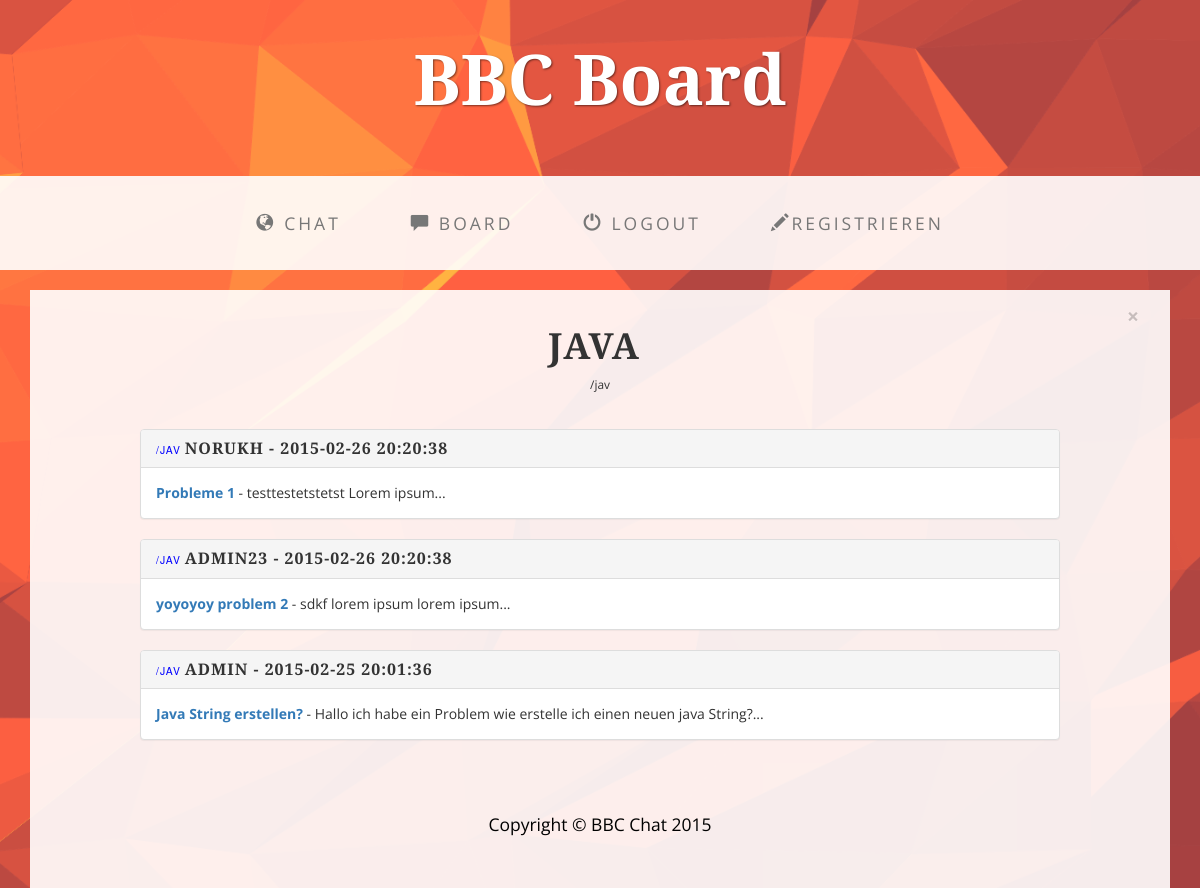
/thema.php?id=jav, run on the app's committed database.
### tables this page shows
CREATE TABLE IF NOT EXISTS `kapitel` (
`id` int(11) NOT NULL,
  `name` varchar(30) NOT NULL,
  `pfad` varchar(3) NOT NULL,
  `fachrichtung` char(1) NOT NULL
);

CREATE TABLE IF NOT EXISTS `thread` (
`id` int(11) NOT NULL,
  `kapitel_id` int(11) NOT NULL,
  `user` varchar(50) NOT NULL,
  `titel` varchar(200) NOT NULL,
  `frage` text NOT NULL,
  `time` timestamp NOT NULL DEFAULT CURRENT_TIMESTAMP
);

### thema.php (the view, shortened to what this page needs)
<?php
include_once 'ressources/config.php';
if (isset ( $_GET ["id"] ) && $_GET ["id"] != null) {
	$id = $_GET ["id"];
} else {
	header ( "Location: index.php" );
}
$query = "select * from kapitel where pfad='$id'";
$kapdaten = $mysqli->query ( $query );
$row = $kapdaten->fetch_array ();
$query = "SELECT t.id, t.kapitel_id, user, titel, frage, time, k.name as kapitel,
k.pfad as pfad FROM thread as t JOIN kapitel as k ON t.kapitel_id=k.id where k.pfad = '$id' order by time DESC ";
$thrdaten = $mysqli->query ( $query );
?>
<html lang="en">
<head>
<link href="css/bootstrap.min.css" rel="stylesheet">
<link href="css/business-casual.css" rel="stylesheet">
</head>
<body>
	<div class="brand">
		<a href="index.php">BBC Board</a>
	</div>
	<div class="address-bar"></div>
	<?php
	include_once 'ressources/menu.php';
	?>
    <div class="container">
		<div class="col-lg-12">
			<div class="row">
				<div style="height: 20px;">
					<div class="col-lg-12 text-center">
						<div class="fade in alert" role="alert">
							<button type="button" class="close" data-dismiss="alert"
								aria-label="Close">
								<span aria-hidden="true">&times;</span>
							</button>
							<h1><?php echo $row["name"]; ?></h1>
							<small><?php echo "/" . $row["pfad"]; ?></small>
						</div>
					</div>
				</div>
			</div>
			<div class="row">
				<div class="col-lg-1"></div>
				<div class="col-lg-10">
				<?php while($row2 = $thrdaten->fetch_array()) { ?>
					<div class="panel panel-default">
						<div class="panel-heading">
							<h3 class="panel-title">
								<small style="color: blue;"><?php echo "/" . $row2['pfad'] . " "; ?></small><?php echo $row2['user'] . " - " . $row2['time']; ?></h3>
						</div>
						<div class="panel-body">
							<a href="thread.php?id=<?php echo $row2['id'] ?>"> <strong><?php echo $row2["titel"]; ?></strong></a>
								<?php echo " - " . substr($row2['frage'], 0, 100) . "..."; ?>
							</div>
					</div>
				<?php } ?>
			</div>
				<div class="col-lg-1"></div>
			</div>
		</div>
		<footer>
			<div class="row">
				<div class="col-lg-12 text-center">
					<div class="footer">
						<p>Copyright &copy; BBC Chat 2015</p>
					</div>
				</div>
			</div>
		</footer>
	</div>
</body>
</html>

### css/business-casual.css (style rules this page uses)
body { font-family: "Open Sans","Helvetica Neue",Helvetica,Arial,sans-serif; background: url('../img/bg_orange.png') no-repeat center center fixed; -webkit-background-size: cover; -moz-background-size: cover; background-size: cover; -o-background-size: cover; }
h1, h2, h3, h4, h5, h6 { text-transform: uppercase; font-family: "Josefin Slab","Helvetica Neue",Helvetica,Arial,sans-serif; font-weight: 700; letter-spacing: 1px; }
p { font-size: 1.25em; line-height: 1.6; color: #000; }
.brand, .address-bar { display: none; }
footer { background: #fff; background: rgba(255,255,255,0.9); }
footer p { margin: 0; padding: 50px 0; }
@media screen and (min-width:768px) { .brand { display: inherit; margin: 0; padding: 30px 0 10px; text-align: center; text-shadow: 1px 1px 2px rgba(0,0,0,0.5); font-family: "Josefin Slab","Helvetica Neue",Helvetica,Arial,sans-serif; font-size: 5em; font-weight: 700; line-height: normal; color: #fff; } }
@media screen and (min-width:768px) { .address-bar { display: inherit; margin: 0; padding: 0 0 40px; text-align: center; text-shadow: 1px 1px 2px rgba(0,0,0,0.5); text-transform: uppercase; font-size: 1.25em; font-weight: 400; letter-spacing: 3px; color: #fff; } }

### data on the page
kapitel: name "JAVA", pfad "jav"
thread: kapitel.pfad "JAV", user "NORUKH", time "2015-02-26 20:20:38", titel "Probleme 1", frage "testtestetstetst Lorem ipsum"
thread: kapitel.pfad "JAV", user "ADMIN23", time "2015-02-26 20:20:38", titel "yoyoyoy problem 2", frage "sdkf lorem ipsum lorem ipsum"
thread: kapitel.pfad "JAV", user "ADMIN", time "2015-02-25 20:01:36", titel "Java String erstellen?", frage "Hallo ich habe ein Problem wie erstelle ich einen neuen java String?"
